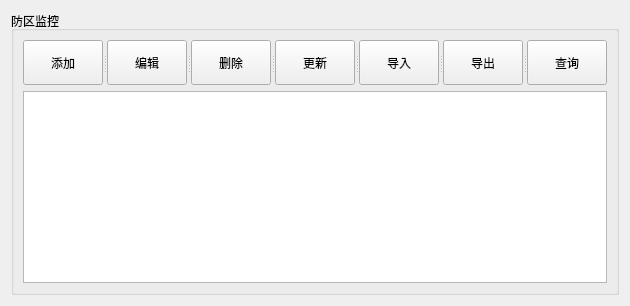
        <widget class="QWidget" name="page_2">
         <layout class="QGridLayout" name="gridLayout_3">
          <item row="0" column="0">
           <widget class="QGroupBox" name="groupBox_10">
            <property name="title">
             <string>防区监控</string>
            </property>
            <layout class="QGridLayout" name="gridLayout_8">
             <item row="0" column="0">
              <widget class="QSplitter" name="splitter">
               <property name="orientation">
                <enum>Qt::Horizontal</enum>
               </property>
               <widget class="QPushButton" name="pushButton_2">
                <property name="minimumSize">
                 <size>
                  <width>0</width>
                  <height>45</height>
                 </size>
                </property>
                <property name="text">
                 <string>添加</string>
                </property>
                <property name="icon">
                 <iconset resource="../other/main.qrc">
                  <normaloff>:/image/add.png</normaloff>:/image/add.png</iconset>
                </property>
               </widget>
               <widget class="QPushButton" name="pushButton_3">
                <property name="minimumSize">
                 <size>
                  <width>0</width>
                  <height>45</height>
                 </size>
                </property>
                <property name="text">
                 <string>编辑</string>
                </property>
                <property name="icon">
                 <iconset resource="../other/main.qrc">
                  <normaloff>:/image/edit.png</normaloff>:/image/edit.png</iconset>
                </property>
               </widget>
               <widget class="QPushButton" name="pushButton_4">
                <property name="minimumSize">
                 <size>
                  <width>0</width>
                  <height>45</height>
                 </size>
                </property>
                <property name="text">
                 <string>删除</string>
                </property>
                <property name="icon">
                 <iconset resource="../other/main.qrc">
                  <normaloff>:/image/delete.png</normaloff>:/image/delete.png</iconset>
                </property>
               </widget>
               <widget class="QPushButton" name="pushButton_5">
                <property name="minimumSize">
                 <size>
                  <width>0</width>
                  <height>45</height>
                 </size>
                </property>
                <property name="text">
                 <string>更新</string>
                </property>
                <property name="icon">
                 <iconset resource="../other/main.qrc">
                  <normaloff>:/image/update.png</normaloff>:/image/update.png</iconset>
                </property>
               </widget>
               <widget class="QPushButton" name="pushButton_6">
                <property name="minimumSize">
                 <size>
                  <width>0</width>
                  <height>45</height>
                 </size>
                </property>
                <property name="text">
                 <string>导入</string>
                </property>
                <property name="icon">
                 <iconset resource="../other/main.qrc">
                  <normaloff>:/image/Import.png</normaloff>:/image/Import.png</iconset>
                </property>
               </widget>
               <widget class="QPushButton" name="pushButton_7">
                <property name="minimumSize">
                 <size>
                  <width>0</width>
                  <height>45</height>
                 </size>
                </property>
                <property name="text">
                 <string>导出</string>
                </property>
                <property name="icon">
                 <iconset resource="../other/main.qrc">
                  <normaloff>:/image/denglu1.png</normaloff>:/image/denglu1.png</iconset>
                </property>
               </widget>
               <widget class="QPushButton" name="pushButton_20">
                <property name="text">
                 <string>查询</string>
                </property>
                <property name="icon">
                 <iconset resource="../other/main.qrc">
                  <normaloff>:/image/inquire.png</normaloff>:/image/inquire.png</iconset>
                </property>
               </widget>
              </widget>
             </item>
             <item row="1" column="0">
              <widget class="QTableView" name="tableView"/>
             </item>
            </layout>
           </widget>
          </item>
         </layout>
        </widget>
